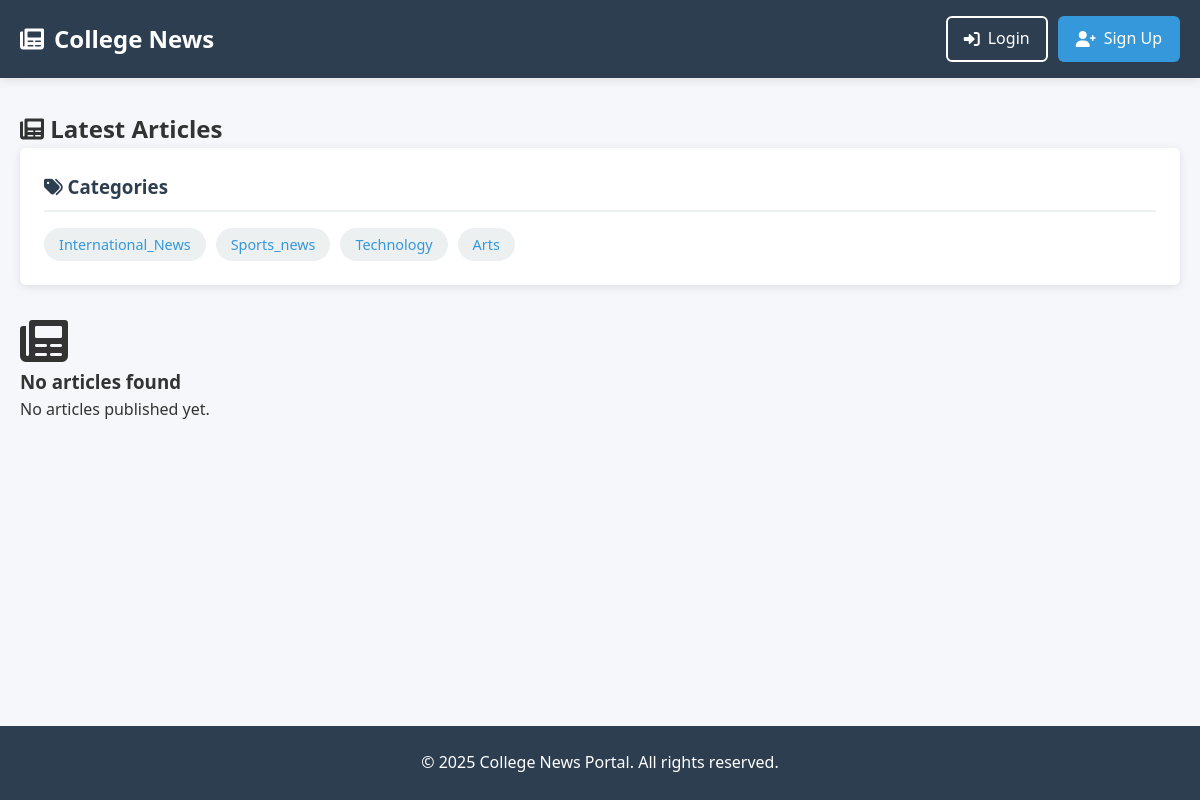
Before: / with the older database file.
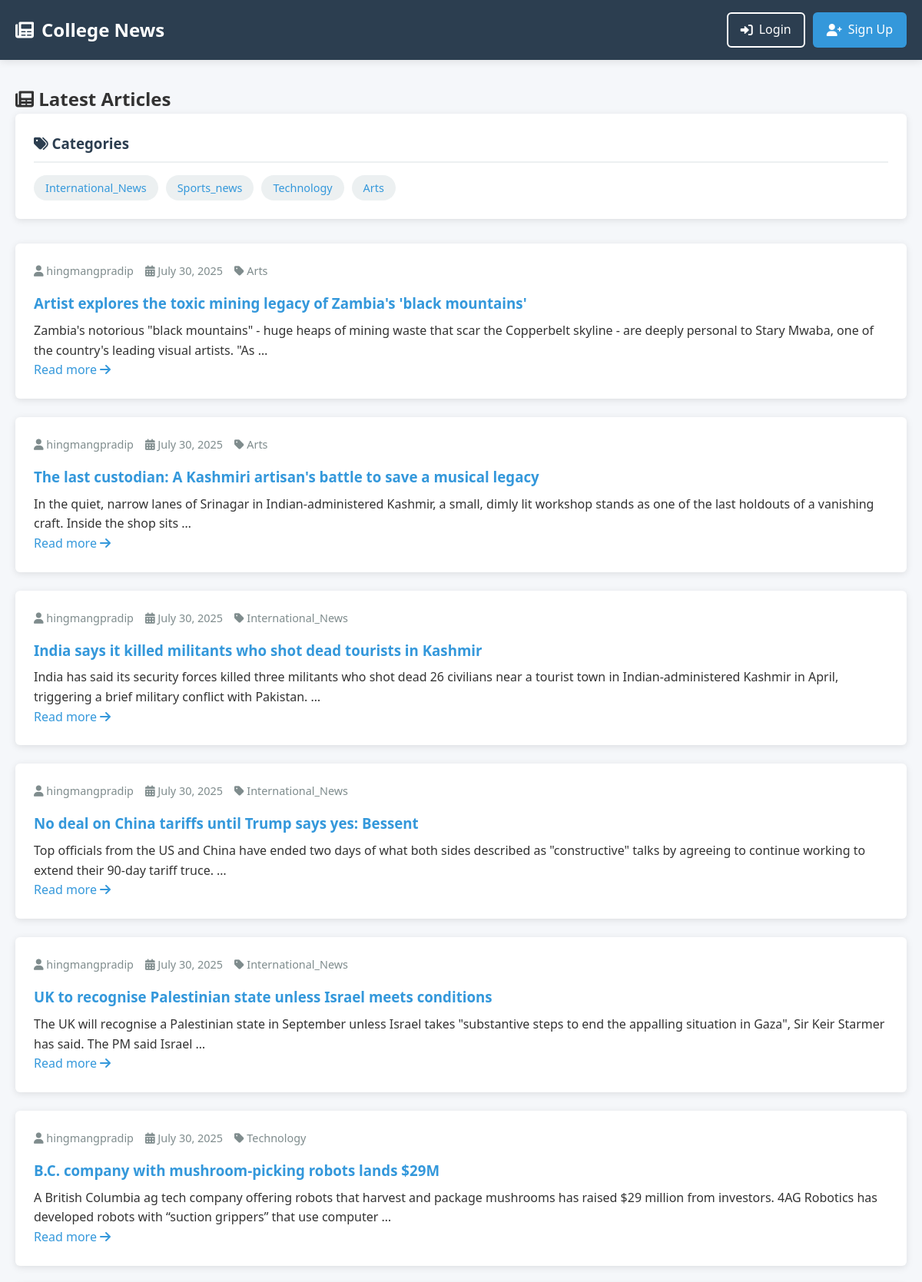
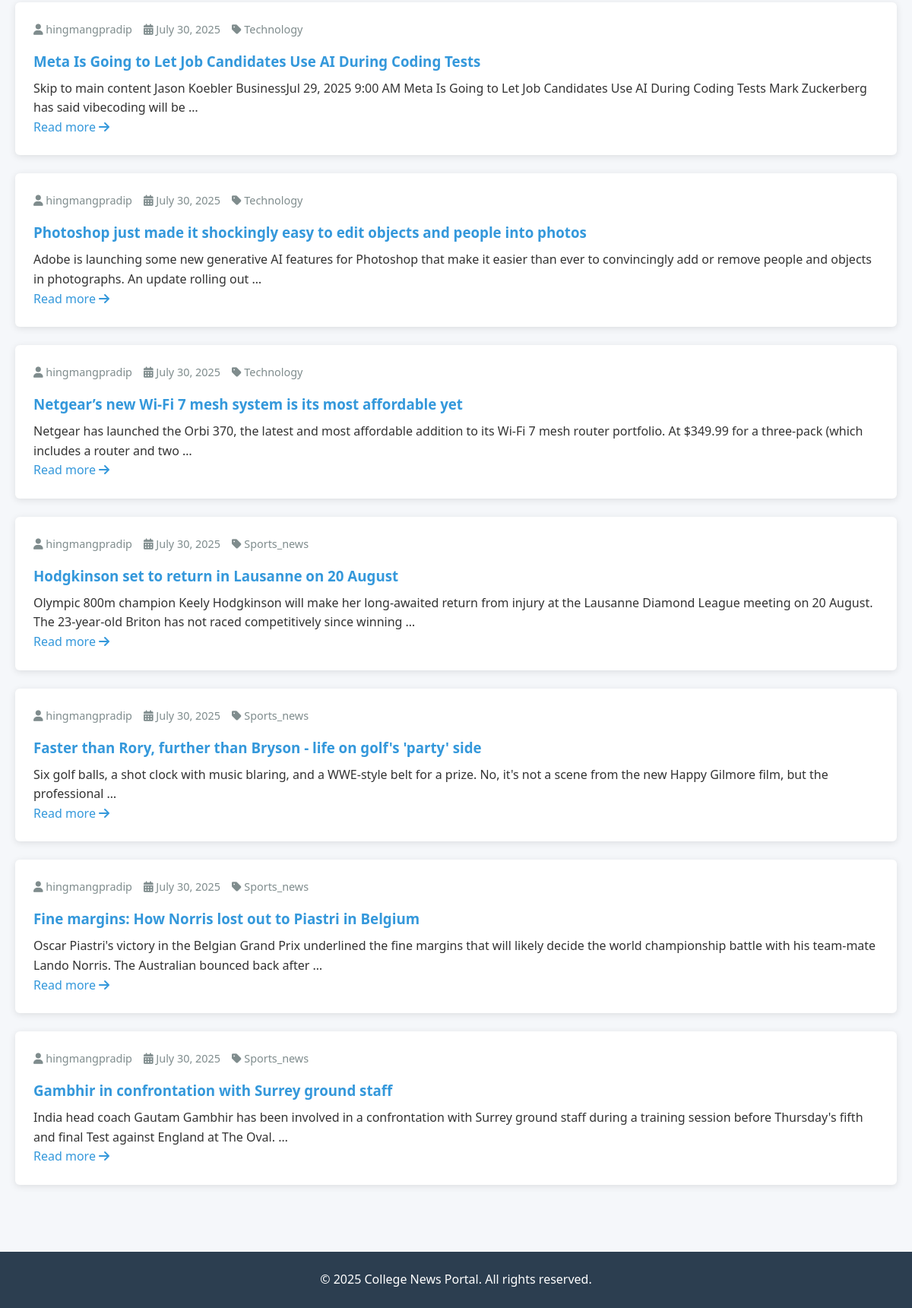
After: the same page with the newer database file (2 pictures, top to bottom).
### news/models.py (models this page shows, shortened)
class Category(models.Model):
    name = models.CharField(max_length=100, unique=True)
    slug = models.SlugField(max_length=100, unique=True, blank=True) # Add this field

class Article(models.Model):
    title = models.CharField(max_length=200)
    content = models.TextField()
    category = models.ForeignKey(Category, on_delete=models.SET_NULL, null=True)
    author = models.ForeignKey(
        settings.AUTH_USER_MODEL,
        on_delete=models.CASCADE,
    )
    created_at = models.DateTimeField(auto_now_add=True)
    updated_at = models.DateTimeField(auto_now=True)
    def get_absolute_url(self):
        return reverse('article_detail', kwargs={'pk': self.pk})

### users/models.py (models this page shows)
class CustomUser(AbstractUser):
    ROLE_CHOICES = (
        ('student', 'Student'),
        ('teacher', 'Teacher'),
    )
    role = models.CharField(max_length=10, choices=ROLE_CHOICES, default='student')

### news/views.py (the view)
# urls.py: path('', ArticleListView.as_view(), name='article_list'),
class ArticleListView(ListView):
    model = Article
    template_name = 'news/article_list.html'
    context_object_name = 'articles'
    ordering = ['-created_at']
    def get_context_data(self, **kwargs):
        context = super().get_context_data(**kwargs)
        context['categories'] = Category.objects.all()
        return context

### templates/news/article_list.html (shortened to what this page needs)
{% extends 'base.html' %}
{% block content %}
<div class="content-header">
    {% if category %}
    <h2><i class="fas fa-folder-open"></i> Articles in: {{ category.name }}</h2>
    {% else %}
    <h2><i class="fas fa-newspaper"></i> Latest Articles</h2>
    {% endif %}
</div>
<div class="content-grid">
    <aside class="sidebar">
        <div class="category-list">
            <h3><i class="fas fa-tags"></i> Categories</h3>
            <div class="category-items">
                {% for cat in categories %}
                <a href="{% url 'category_article_list' category_slug=cat.slug %}"
                   class="category-item {% if category.slug == cat.slug %}active{% endif %}">
                    {{ cat.name }}
                </a>
                {% endfor %}
            </div>
        </div>
    </aside>
    <main class="article-list">
        {% for article in articles %}
        <article class="article-card">
            <div class="article-meta">
                <span><i class="fas fa-user"></i> {{ article.author.username }}</span>
                <span><i class="fas fa-calendar-alt"></i> {{ article.created_at|date:"F d, Y" }}</span>
                <span><i class="fas fa-tag"></i> {{ article.category.name }}</span>
            </div>
            <h3 class="article-title">
                <a href="{{ article.get_absolute_url }}">{{ article.title }}</a>
            </h3>
            <div class="article-excerpt">
                {{ article.content|truncatewords:30|linebreaks }}
            </div>
            <a href="{{ article.get_absolute_url }}" class="read-more">
                Read more <i class="fas fa-arrow-right"></i>
            </a>
        </article>
        {% empty %}
        <div class="empty-state">
            <i class="fas fa-newspaper fa-3x"></i>
            <h3>No articles found</h3>
            <p>{% if category %}No articles in this category yet.{% else %}No articles published yet.{% endif %}</p>
        </div>
        {% endfor %}
    </main>
</div>
{% endblock %}

### templates/base.html (shortened to what this page needs)
{% load static %}
<!DOCTYPE html>
<html lang="en">
<head>
    <link rel="stylesheet" href="{% static 'css/style.css' %}">
    <link rel="stylesheet" href="https://cdnjs.cloudflare.com/ajax/libs/font-awesome/6.0.0/css/all.min.css">
</head>
<body>
    <header class="main-header">
        <div class="container">
            <div class="header-content">
                <h1 class="logo">
                    <a href="{% url 'article_list' %}">
                        <i class="fas fa-newspaper"></i> College News
                    </a>
                </h1>
                <nav class="main-nav">
                    {% if user.is_authenticated %}
                    <div class="user-info">
                        <span class="welcome-msg">
                            <i class="fas fa-user"></i> {{ user.username }}
                            <span class="user-role">({{ user.get_role_display }})</span>
                        </span>
                        {% if user.role == 'teacher' %}
                        <a href="{% url 'article_create' %}" class="btn btn-primary">
                            <i class="fas fa-plus"></i> New Article
                        </a>
                        {% endif %}
                        <form class="logout-form" action="{% url 'logout' %}" method="post">
                            {% csrf_token %}
                            <button type="submit" class="btn btn-outline">
                                <i class="fas fa-sign-out-alt"></i> Logout
                            </button>
                        </form>
                    </div>
                    {% else %}
                    <div class="auth-links">
                        <a href="{% url 'login' %}" class="btn btn-outline">
                            <i class="fas fa-sign-in-alt"></i> Login
                        </a>
                        <a href="{% url 'signup' %}" class="btn btn-primary">
                            <i class="fas fa-user-plus"></i> Sign Up
                        </a>
                    </div>
                    {% endif %}
                </nav>
            </div>
        </div>
    </header>
    <main class="main-content">
        <div class="container">
            {% block content %}
            {% endblock %}
        </div>
    </main>
    <footer class="main-footer">
        <div class="container">
            <p>&copy; {% now "Y" %} College News Portal. All rights reserved.</p>
        </div>
    </footer>
</body>
</html>

### static/css/style.css (style rules this page uses)
:root { --primary-color: #2c3e50; --primary-light: #3d566e; --secondary-color: #3498db; --accent-color: #e74c3c; --success-color: #27ae60; --warning-color: #f39c12; --light-color: #ecf0f1; --dark-color: #2c3e50; --text-color: #333; --text-light: #7f8c8d; --border-radius: 6px; --box-shadow: 0 2px 10px rgba(0, 0, 0, 0.1); --transition: all 0.3s ease; }
* { box-sizing: border-box; margin: 0; padding: 0; }
body { font-family: 'Segoe UI', Tahoma, Geneva, Verdana, sans-serif; line-height: 1.6; color: var(--text-color); background-color: #f5f7fa; display: flex; flex-direction: column; min-height: 100vh; }
.container { width: 100%; max-width: 1200px; margin: 0 auto; padding: 0 20px; }
a { color: var(--secondary-color); text-decoration: none; transition: var(--transition); }
.main-header { background-color: var(--primary-color); color: white; padding: 1rem 0; box-shadow: var(--box-shadow); position: sticky; top: 0; z-index: 1000; }
.header-content { display: flex; justify-content: space-between; align-items: center; flex-wrap: wrap; }
.logo a { color: white; font-size: 1.5rem; font-weight: 700; display: flex; align-items: center; gap: 10px; }
.main-nav { display: flex; align-items: center; gap: 15px; }
.auth-links { display: flex; gap: 10px; }
.btn { display: inline-flex; align-items: center; justify-content: center; gap: 8px; padding: 8px 16px; border-radius: var(--border-radius); font-weight: 500; cursor: pointer; transition: var(--transition); border: 2px solid transparent; }
.btn-primary { background-color: var(--secondary-color); color: white; }
.btn-outline { background-color: transparent; border-color: white; color: white; }
.main-content { flex: 1; padding: 2rem 0; }
.article-card { background: white; border-radius: var(--border-radius); box-shadow: var(--box-shadow); padding: 1.5rem; margin-bottom: 1.5rem; transition: var(--transition); }
.article-title { color: var(--primary-color); margin-bottom: 0.5rem; }
.article-meta { display: flex; gap: 15px; color: var(--text-light); font-size: 0.9rem; margin-bottom: 1rem; }
.category-list { background: white; border-radius: var(--border-radius); box-shadow: var(--box-shadow); padding: 1.5rem; margin-bottom: 2rem; }
.category-list h3 { color: var(--primary-color); margin-bottom: 1rem; padding-bottom: 0.5rem; border-bottom: 2px solid var(--light-color); }
.category-items { display: flex; flex-wrap: wrap; gap: 10px; }
.category-item { background: var(--light-color); padding: 5px 15px; border-radius: 20px; font-size: 0.9rem; transition: var(--transition); }
.main-footer { background-color: var(--primary-color); color: white; padding: 1.5rem 0; text-align: center; margin-top: 2rem; }

Changed rows visible on the page:
added Article: author.username "hingmangpradip", created_at "July 30, 2025", category.name "Arts", title "Artist explores the toxic mining legacy of Zambia's 'black mountains'", content "Zambia's notorious \"black mountains\" - huge heaps of mining waste that scar the Copperbelt skyline - are deeply personal to Stary Mwaba, one of the country's leading visual artists. \"As …"
added Article: author.username "hingmangpradip", created_at "July 30, 2025", category.name "Arts", title "The last custodian: A Kashmiri artisan's battle to save a musical legacy", content "In the quiet, narrow lanes of Srinagar in Indian-administered Kashmir, a small, dimly lit workshop stands as one of the last holdouts of a vanishing craft. Inside the shop sits …"
added Article: author.username "hingmangpradip", created_at "July 30, 2025", category.name "International_News", title "India says it killed militants who shot dead tourists in Kashmir", content "India has said its security forces killed three militants who shot dead 26 civilians near a tourist town in Indian-administered Kashmir in April, triggering a brief military conflict with Pakistan. …"
added Article: author.username "hingmangpradip", created_at "July 30, 2025", category.name "International_News", title "No deal on China tariffs until Trump says yes: Bessent", content "Top officials from the US and China have ended two days of what both sides described as \"constructive\" talks by agreeing to continue working to extend their 90-day tariff truce. …"
added Article: author.username "hingmangpradip", created_at "July 30, 2025", category.name "International_News", title "UK to recognise Palestinian state unless Israel meets conditions", content "The UK will recognise a Palestinian state in September unless Israel takes \"substantive steps to end the appalling situation in Gaza\", Sir Keir Starmer has said. The PM said Israel …"
added Article: author.username "hingmangpradip", created_at "July 30, 2025", category.name "Technology", title "B.C. company with mushroom-picking robots lands $29M", content "A British Columbia ag tech company offering robots that harvest and package mushrooms has raised $29 million from investors. 4AG Robotics has developed robots with “suction grippers” that use computer …"
added Article: author.username "hingmangpradip", created_at "July 30, 2025", category.name "Technology", title "Meta Is Going to Let Job Candidates Use AI During Coding Tests", content "Skip to main content Jason Koebler BusinessJul 29, 2025 9:00 AM Meta Is Going to Let Job Candidates Use AI During Coding Tests Mark Zuckerberg has said vibecoding will be …"
added Article: author.username "hingmangpradip", created_at "July 30, 2025", category.name "Technology", title "Photoshop just made it shockingly easy to edit objects and people into photos", content "Adobe is launching some new generative AI features for Photoshop that make it easier than ever to convincingly add or remove people and objects in photographs. An update rolling out …"
added Article: author.username "hingmangpradip", created_at "July 30, 2025", category.name "Technology", title "Netgear’s new Wi-Fi 7 mesh system is its most affordable yet", content "Netgear has launched the Orbi 370, the latest and most affordable addition to its Wi-Fi 7 mesh router portfolio. At $349.99 for a three-pack (which includes a router and two …"
added Article: author.username "hingmangpradip", created_at "July 30, 2025", category.name "Sports_news", title "Hodgkinson set to return in Lausanne on 20 August", content "Olympic 800m champion Keely Hodgkinson will make her long-awaited return from injury at the Lausanne Diamond League meeting on 20 August. The 23-year-old Briton has not raced competitively since winning …"
added Article: author.username "hingmangpradip", created_at "July 30, 2025", category.name "Sports_news", title "Faster than Rory, further than Bryson - life on golf's 'party' side", content "Six golf balls, a shot clock with music blaring, and a WWE-style belt for a prize. No, it's not a scene from the new Happy Gilmore film, but the professional …"
added Article: author.username "hingmangpradip", created_at "July 30, 2025", category.name "Sports_news", title "Fine margins: How Norris lost out to Piastri in Belgium", content "Oscar Piastri's victory in the Belgian Grand Prix underlined the fine margins that will likely decide the world championship battle with his team-mate Lando Norris. The Australian bounced back after …"
added Article: author.username "hingmangpradip", created_at "July 30, 2025", category.name "Sports_news", title "Gambhir in confrontation with Surrey ground staff", content "India head coach Gautam Gambhir has been involved in a confrontation with Surrey ground staff during a training session before Thursday's fifth and final Test against England at The Oval. …"
Other visible differences:
text no longer shown: "No articles found No articles published yet."
